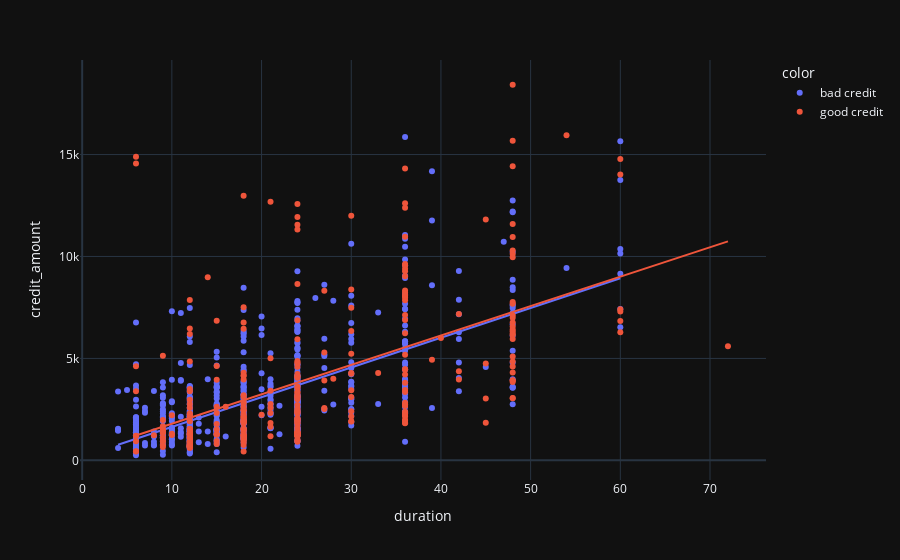

Write notebook code for a chart like this one.
### Code cell
px.scatter(df_num, x = "duration", y = "credit_amount", color=df_num['credit_class'].apply(lambda x: "bad credit" if x==0 else "good credit"), trendline = "ols")

### Figure 1 — Plotly figure (JSON) as saved in the notebook; plotly's stock layout.template omitted (floating-point values rounded to 4 significant figures; data arrays with more than 128 entries replaced by an {"elided": "..."} marker saying what was removed)
{"data": [{"hovertemplate": "color=bad credit<br>duration=%{x}<br>credit_amount=%{y}<extra></extra>", "legendgroup": "bad credit", "marker": {"color": "#636efa", "symbol": "circle"}, "mode": "markers", "name": "bad credit", "orientation": "v", "showlegend": true, "type": "scatter", "x": {"elided": "700 int values"}, "xaxis": "x", "y": {"elided": "700 int values"}, "yaxis": "y"}, {"hovertemplate": "<b>OLS trendline</b><br>credit_amount = 145.808 * duration + 184.898<br>R<sup>2</sup>=0.452537<br><br>color=bad credit<br>duration=%{x}<br>credit_amount=%{y} <b>(trend)</b><extra></extra>", "legendgroup": "bad credit", "marker": {"color": "#636efa", "symbol": "circle"}, "mode": "lines", "name": "bad credit", "showlegend": false, "type": "scatter", "x": {"elided": "700 int values"}, "xaxis": "x", "y": {"elided": "700 float values"}, "yaxis": "y"}, {"hovertemplate": "color=good credit<br>duration=%{x}<br>credit_amount=%{y}<extra></extra>", "legendgroup": "good credit", "marker": {"color": "#EF553B", "symbol": "circle"}, "mode": "markers", "name": "good credit", "orientation": "v", "showlegend": true, "type": "scatter", "x": {"elided": "300 int values"}, "xaxis": "x", "y": {"elided": "300 int values"}, "yaxis": "y"}, {"hovertemplate": "<b>OLS trendline</b><br>credit_amount = 144.263 * duration + 351.738<br>R<sup>2</sup>=0.293698<br><br>color=good credit<br>duration=%{x}<br>credit_amount=%{y} <b>(trend)</b><extra></extra>", "legendgroup": "good credit", "marker": {"color": "#EF553B", "symbol": "circle"}, "mode": "lines", "name": "good credit", "showlegend": false, "type": "scatter", "x": {"elided": "300 int values"}, "xaxis": "x", "y": {"elided": "300 float values"}, "yaxis": "y"}], "layout": {"legend": {"title": {"text": "color"}, "tracegroupgap": 0}, "margin": {"t": 60}, "xaxis": {"anchor": "y", "domain": [0, 1], "title": {"text": "duration"}}, "yaxis": {"anchor": "x", "domain": [0, 1], "title": {"text": "credit_amount"}}}}
